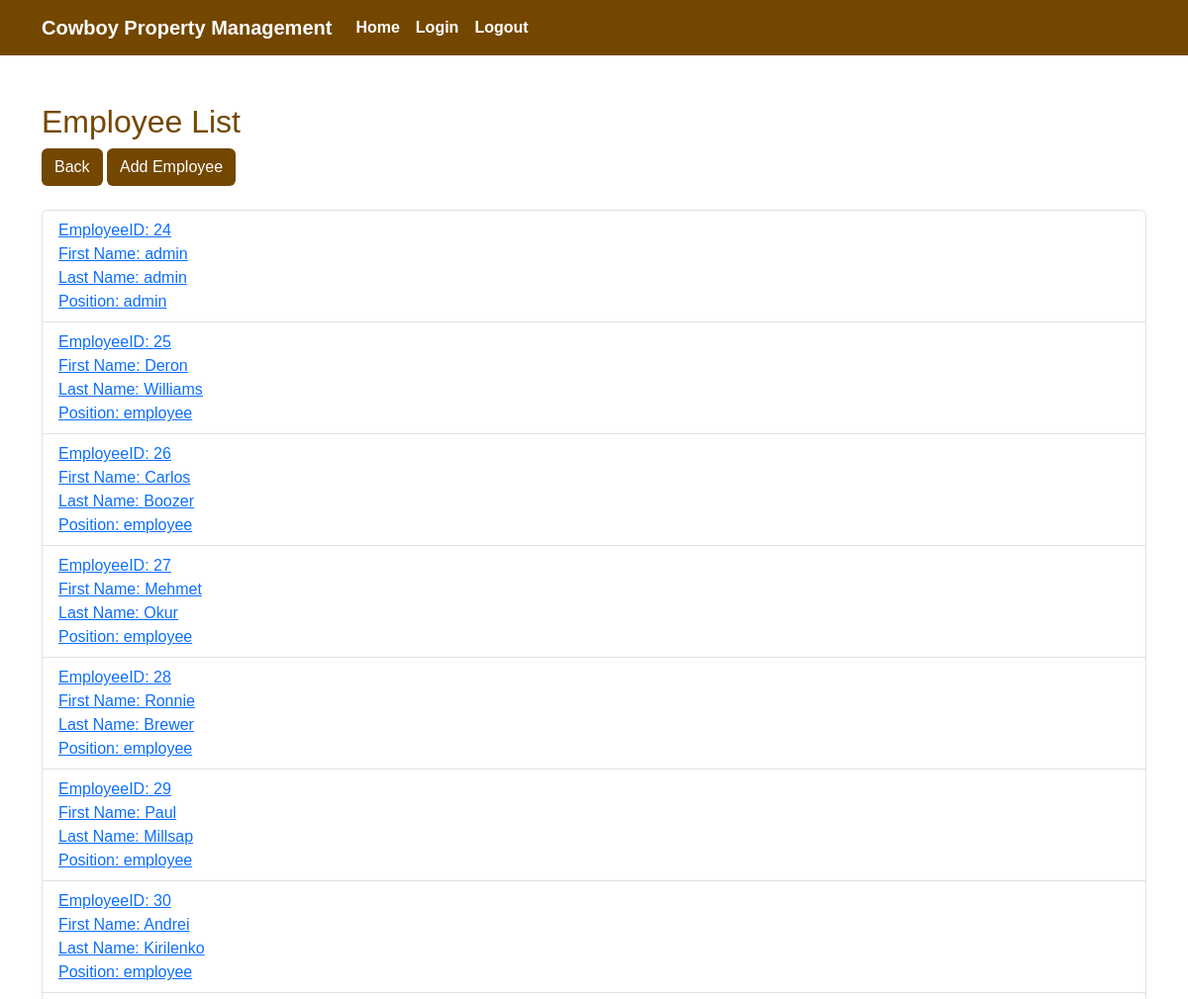
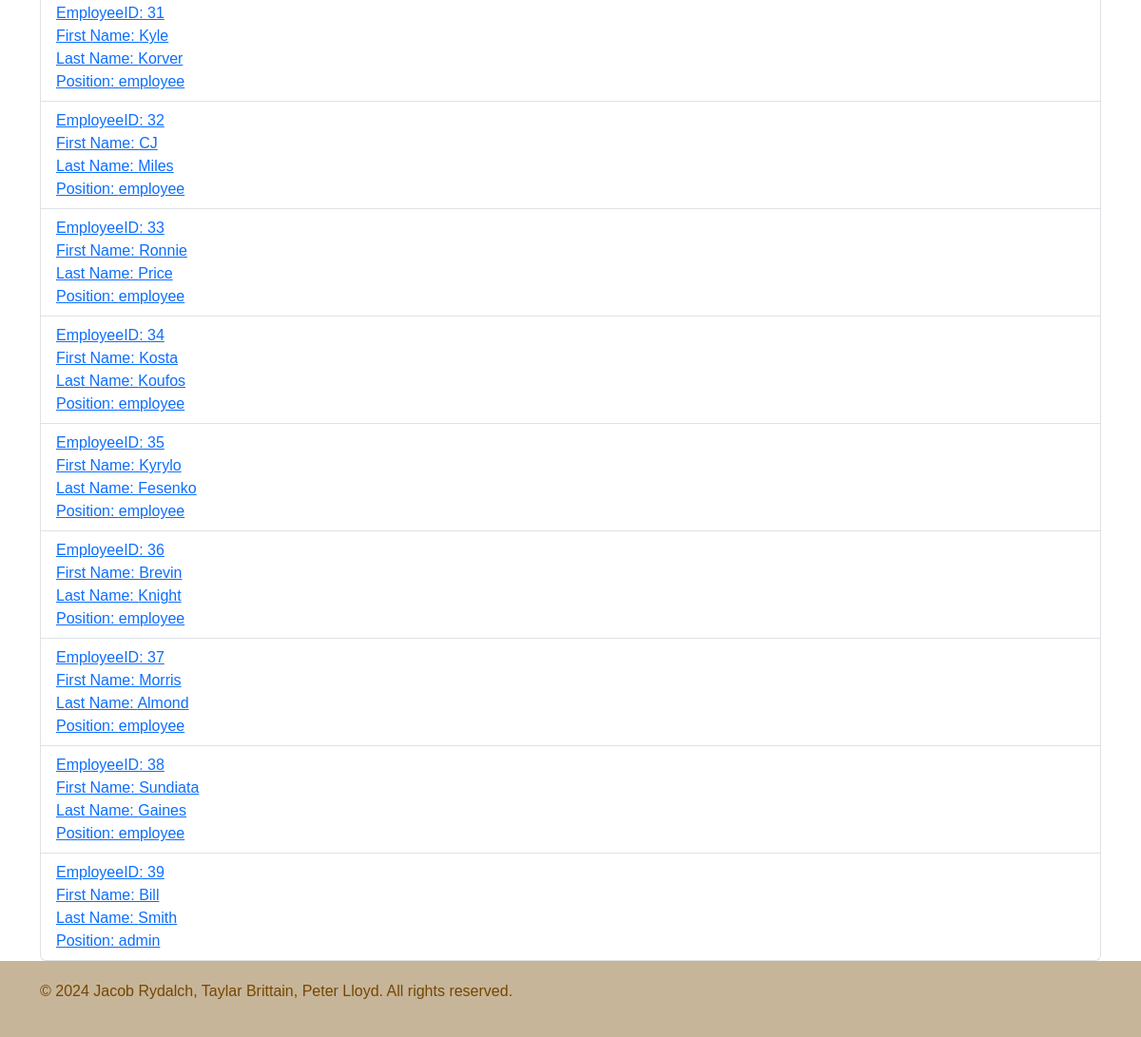
The app's page /employee-list.php (signed in) with its own data (2 pictures, top to bottom).
### tables this page shows
CREATE TABLE IF NOT EXISTS `employee` (
  `EmployeeID` smallint UNSIGNED NOT NULL AUTO_INCREMENT,
  `LastName` varchar(30) NOT NULL,
  `FirstName` varchar(30) NOT NULL,
  `Position` varchar(30) NOT NULL,
  `DOB` date NOT NULL,
  `HireDate` date NOT NULL,
  `Salary` decimal(9,2) NOT NULL,
  `EmailAdd` varchar(50) NOT NULL,
  `PhoneNum` varchar(15) NOT NULL,
  `Username` varchar(255) NOT NULL,
  `Password` varchar(255) NOT NULL,
  PRIMARY KEY (`EmployeeID`)
);

### employee-list.php (the view, shortened to what this page needs)
<!DOCTYPE html>
<html>
	<head>
		<link href="https://cdn.jsdelivr.net/npm/bootstrap@5.3.3/dist/css/bootstrap.min.css" rel="stylesheet">
		<link href="cpm-universal-styles.css" rel="stylesheet">
	</head>
	<body>
		<nav class="navbar navbar-expand-lg custom-navbar">
			<div class="container">
			    <a class="navbar-brand custom-navbar-item" href="public-home.php">Cowboy Property Management</a>
				<div class="collapse navbar-collapse text-center" id="navbarNav">
					<ul class="navbar-nav ml-auto">
						<li class="nav-item">
							<a class="nav-link custom-navbar-item" href="public-home.php" >Home</a>
						</li>
						<li class="nav-item">
							<a class="nav-link custom-navbar-item" href="login-form.php" >Login</a>
						</li>
						<li class="nav-item">
							<a class="nav-link custom-navbar-item" href="logout.php" >Logout</a>
						</li>
					</ul>
				</div>
			</div>
		</nav>
		<br>
		<br>
		<div class='employee-list'>
			<div class='container'>
				<h2 style="color: #744700;">Employee List</h2>
				<a href='admin-home.php' class='btn custom-btn1'>Back</a>
				<a href='addEmployee.php' class='btn custom-btn1'>Add Employee</a>
				<br><br>
				<ul class='list-group'>
					<?php
						require_once 'login.php';
						$conn = new mysqli($hn, $un, $pw, $db);
						$query = "SELECT * FROM employee ORDER BY EmployeeID";
						$result = $conn->query($query);
						if($result->num_rows > 0) {
							while($row = $result->fetch_array(MYSQLI_ASSOC)) {
								echo <<<_END
										<li class='list-group-item list-group-item-active'><a href='employee-details.php?EmployeeID=$row[EmployeeID]'>
										EmployeeID: $row[EmployeeID]<br>
										First Name: $row[FirstName]<br>
										Last Name: $row[LastName]<br>
										Position: $row[Position]</a></li>
										_END;
							}
						} else {
							echo "0 results";
						}
					?>
			</div>
		</div>
		<div class='custom-footer'>
			<div class='container'>
				<p style='color: #744700;'>&copy; 2024 Jacob Rydalch, Taylar Brittain, Peter Lloyd. All rights reserved.</p>
			</div>
	</body>
</html>

### cpm-universal-styles.css (style rules this page uses)
body { font-family: Arial; }
.custom-footer { background-color: #c7b599; padding: 20px; width: 100%; }
.custom-navbar { background-color: #744700; }
.custom-navbar-item { color: white; font-weight: bold; }
.custom-btn1 { background-color: #744700; color: white; }

### records on screen
employee: EmployeeID "24", FirstName "admin", LastName "admin", Position "admin"
employee: EmployeeID "25", FirstName "Deron", LastName "Williams", Position "employee"
employee: EmployeeID "26", FirstName "Carlos", LastName "Boozer", Position "employee"
employee: EmployeeID "27", FirstName "Mehmet", LastName "Okur", Position "employee"
employee: EmployeeID "28", FirstName "Ronnie", LastName "Brewer", Position "employee"
employee: EmployeeID "29", FirstName "Paul", LastName "Millsap", Position "employee"
employee: EmployeeID "30", FirstName "Andrei", LastName "Kirilenko", Position "employee"
employee: EmployeeID "31", FirstName "Kyle", LastName "Korver", Position "employee"
employee: EmployeeID "32", FirstName "CJ", LastName "Miles", Position "employee"
employee: EmployeeID "33", FirstName "Ronnie", LastName "Price", Position "employee"
employee: EmployeeID "34", FirstName "Kosta", LastName "Koufos", Position "employee"
employee: EmployeeID "35", FirstName "Kyrylo", LastName "Fesenko", Position "employee"
employee: EmployeeID "36", FirstName "Brevin", LastName "Knight", Position "employee"
employee: EmployeeID "37", FirstName "Morris", LastName "Almond", Position "employee"
employee: EmployeeID "38", FirstName "Sundiata", LastName "Gaines", Position "employee"
employee: EmployeeID "39", FirstName "Bill", LastName "Smith", Position "admin"
